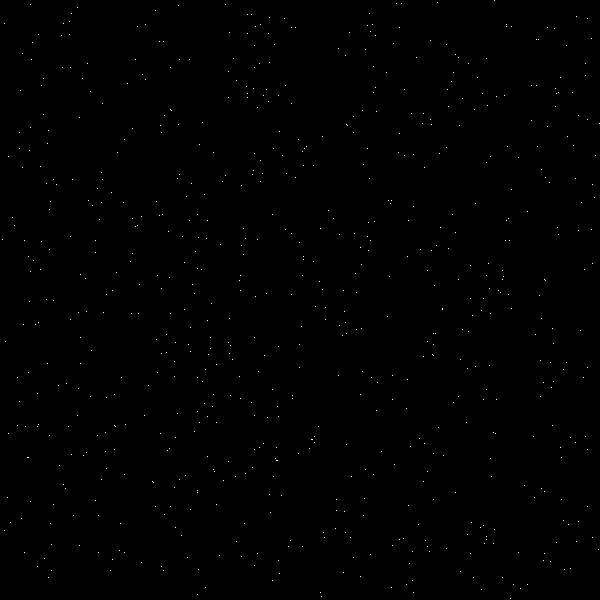
Frame 1 (no input)
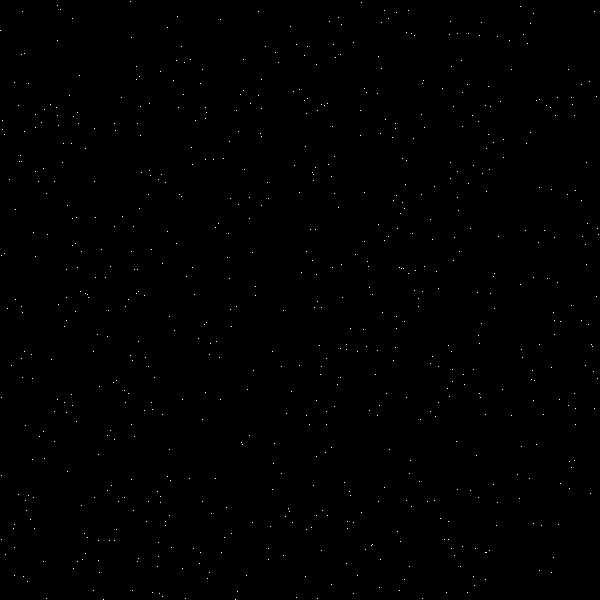
Frame 60 (the mouse pressed at the canvas centre just before this capture)
Frame 120 (the mouse held since frame 60 and released just before this capture): identical to frame 60, image omitted

The Processing sketch that drew these frames (run headless with seeded random() and noise(); from frame 60 on, the mouse is pressed at the canvas centre):

// Processing sketch: processing_185878
// ── processing_185878.pde

// Constants instead of enum because processing doesn't support it
private static final int CELL_STATE_Empty = 0;
private static final int CELL_STATE_Born = 1;
private static final int CELL_STATE_Alive = 2;
private static final int CELL_STATE_Dead = 3;

// Properties that can be modified
private static final int ms_nEmptyColor = 0;
private static final int ms_nBornColor = 255;
private static final int ms_nAliveColor = 255;
private static final int ms_nDeadColor = 0;

private static final float ms_fTimeStep = 1000.0f / 30.0f; // 30fps
private static final int ms_nWorldWidth = 600;
private static final int ms_nWorldHeight = 600;
private static final float ms_nInitialAliveCellPercent = 0.0f;
private static final float ms_nRandomChangePercent = 0.4f;

// Private attributes
private int[][][] m_vecWorld;
private int m_nPreviousWorld;
private int m_nCurrentWorld;

private float m_fPreviousTime = 0.0f;
private float m_fWorldTimer = 0.0f;

public void setup()
{
  size(600, 600);
  
  m_vecWorld = new int[2][ms_nWorldWidth + 2][ms_nWorldHeight + 2];
  m_nPreviousWorld = 0;
  m_nCurrentWorld = 1;

  loadPixels();
  
  for( int i = 0; i < ms_nWorldWidth + 2; ++i )
  {
  for( int j = 0; j < ms_nWorldHeight + 2; ++j )
  {
    m_vecWorld[m_nCurrentWorld][i][j] = random(100) > ms_nInitialAliveCellPercent ? CELL_STATE_Dead : CELL_STATE_Alive;
    
    if( i > 0 && i < ms_nWorldWidth + 1 && j > 0 && j < ms_nWorldHeight + 1 )
    {
    pixels[ ( i - 1 ) + ( j - 1 ) * width ] = m_vecWorld[m_nCurrentWorld][ i - 1 ][ j - 1 ] == CELL_STATE_Dead ? color( ms_nDeadColor ) : color( ms_nAliveColor );
    }
  }
  }
  
  updatePixels();
}

public void draw()
{
  float fTime = millis();
  m_fWorldTimer += fTime - m_fPreviousTime;
  
  if( m_fWorldTimer > ms_fTimeStep )
  {
  if( !mousePressed )
  {
    updateWorld();
  }
  m_fWorldTimer = 0;
  }
  
  m_fPreviousTime = fTime;
}

private void updateWorld()
{
  m_nPreviousWorld = m_nCurrentWorld;
  m_nCurrentWorld = 1 - m_nCurrentWorld;

  copyExtremityCells(m_nPreviousWorld);
  loadPixels();
  
  int x, y, nSum;
  float rand;
  
  for( int i = 0; i < ms_nWorldWidth; ++i )
  {
  for( int j = 0; j < ms_nWorldHeight; ++j )
  {
    x = i + 1;
    y = j + 1;
    nSum = getNeighbourhoodAliveCellsCount( m_nPreviousWorld, x, y );
    rand = random(100);
    
    if( rand < ms_nRandomChangePercent )
    {
      if( rand < ms_nRandomChangePercent * 0.5f )
      {
        m_vecWorld[m_nCurrentWorld][x][y] = ( m_vecWorld[m_nPreviousWorld][x][y] + 1 ) % 4;
      }
      else
      {
        m_vecWorld[m_nCurrentWorld][x][y] = ( m_vecWorld[m_nPreviousWorld][x][y] - 1 ) % 4;
      }
    }
    else if( m_vecWorld[m_nPreviousWorld][x][y] == CELL_STATE_Alive || m_vecWorld[m_nPreviousWorld][x][y] == CELL_STATE_Born )
    {
    if (nSum < 2 || nSum > 3)
    {
      m_vecWorld[m_nCurrentWorld][x][y] = CELL_STATE_Dead;
    }
    else
    {
      m_vecWorld[m_nCurrentWorld][x][y] = CELL_STATE_Alive;
    }
    }
    else
    {
    if (nSum == 3)
    {
      m_vecWorld[m_nCurrentWorld][x][y] = CELL_STATE_Born;
    }
    else
    {
      m_vecWorld[m_nCurrentWorld][x][y] = CELL_STATE_Empty;
    }
    }
    
    setPixelColor( m_nCurrentWorld, i, j, m_vecWorld[m_nCurrentWorld][x][y] );
  }
  }
  
  updatePixels();
}

private void copyExtremityCells( int nWorld )
{
  for( int i = 0; i < ms_nWorldWidth + 2; ++i )
  {
  m_vecWorld[nWorld][i][0] = m_vecWorld[nWorld][i][ms_nWorldHeight];
  m_vecWorld[nWorld][i][ms_nWorldHeight + 1] = m_vecWorld[nWorld][i][1];
  }
  
  for( int i = 0; i < ms_nWorldHeight + 2; ++i )
  {
  m_vecWorld[nWorld][0][i] = m_vecWorld[nWorld][ms_nWorldWidth][i];
  m_vecWorld[nWorld][ms_nWorldWidth + 1][i] = m_vecWorld[nWorld][1][i];
  }
}

private int getNeighbourhoodAliveCellsCount( int nWorld, int x, int y )
{
  int nSum = 0;
  
  for( int i = -1; i <= 1; ++i )
  {
  for( int j = -1; j <= 1; ++j )
  {
    if( !(i == 0 && j == 0) && ( m_vecWorld[nWorld][ x + i ][ y + j ] == CELL_STATE_Alive || m_vecWorld[nWorld][ x + i ][ y + j ] == CELL_STATE_Born ) )
    {
    nSum++;
    }
  }
  }
  
  return nSum;
}

private void setPixelColor( int nWorld, int x, int y, int nCellState )
{
  if( x < width && y < height )
  {
    switch( nCellState )
    {
      case CELL_STATE_Empty: pixels[ x + y * width ] = color( ms_nEmptyColor ); break;
      case CELL_STATE_Born:  pixels[ x + y * width ] = color( ms_nBornColor );  break;
      case CELL_STATE_Alive: pixels[ x + y * width ] = color( ms_nAliveColor ); break;
      case CELL_STATE_Dead:  pixels[ x + y * width ] = color( ms_nDeadColor );  break;
    }
  }
}
